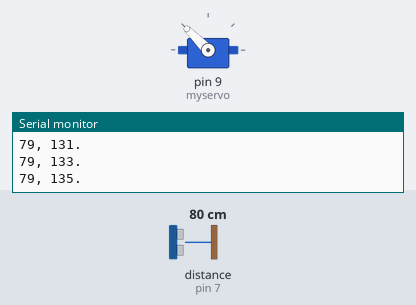
The sketch below on a simulated Arduino Uno, built with avr-gcc and run on an emulated ATmega328P. Shown: servo, the last lines printed to the serial monitor. Wiring (inferred from the names in the program): ultrasonic range finder: trigger pin 8; echo pin 7. The test bench sets the inputs (shaded band); at power-on: distance to the obstacle (sensor on pin 7) 80 cm. The echo pulse lasts 58.3 µs per cm.

Above: at 1.2 s.
1.3 s: distance to the obstacle (sensor on pin 7) set to 60 cm
At 2.3 s:
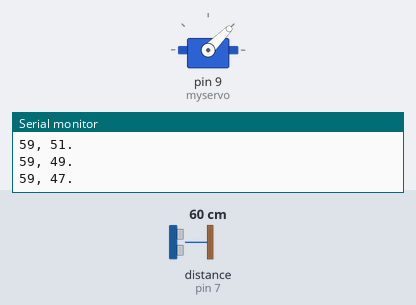
4.3 s: distance to the obstacle (sensor on pin 7) set to 120 cm
7.3 s: distance to the obstacle (sensor on pin 7) set to 2 cm
Timing chart, 0 to 16.3 s (numbered marks = the images above; inputs shaded):
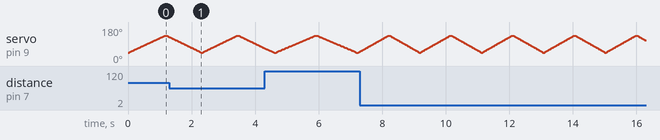

The sketch:

Radar.ino
```cpp
/*
  Version: 0.1
  This code was written by Grook.net
  Please feel free to edit/add any thing to the code but email it back to us for sharing it
  www.grook.net
  http://www.youtube.com/GROOKnet
  https://www.facebook.com/GROOKnet
*/


#define ECHOPIN 7        // Pin to receive echo pulse
#define TRIGPIN 8
#include <Servo.h>

Servo myservo; // create servo object to control a servo
int pos = 0; // variable to store the servo position
void setup() {
  Serial.begin(9600);

  myservo.attach(9); // attaches the servo on pin 9 to the servo object
  pinMode(ECHOPIN, INPUT);
  pinMode(TRIGPIN, OUTPUT);
}

void Print (int R , int T)
{
  Serial.print(R); Serial.print(", ");
  Serial.print(T); Serial.println(".");
  delay(10);
}

float Distance () {

  digitalWrite(TRIGPIN, LOW);
  delayMicroseconds(2);
  digitalWrite(TRIGPIN, HIGH);
  delayMicroseconds(10);
  digitalWrite(TRIGPIN, LOW);
  // Distance Calculation

  float distance = pulseIn(ECHOPIN, HIGH);
  distance = distance / 58.2;
  return (distance);
}

void loop() {

  myservo.write(45); // tell servo to go to position in variable 'pos'


  delay(10);


  for (pos = 45; pos <= 135; pos += 2) // goes from 45 degrees to 135 degrees
  { // in steps of 1 degree
    myservo.write(pos); // tell servo to go to position in variable 'pos'

    Print(Distance() , pos);
    delay(10); // waits 15ms for the servo to reach the position
  }
  delay(10);


  for (pos = 135; pos >= 45; pos -= 2) // goes from 135 degrees to 45 degrees
  {
    myservo.write(pos); // tell servo to go to position in variable 'pos'
    Print(Distance() , pos);

    delay(10); // waits 15ms for the servo to reach the position
  }
}
```
